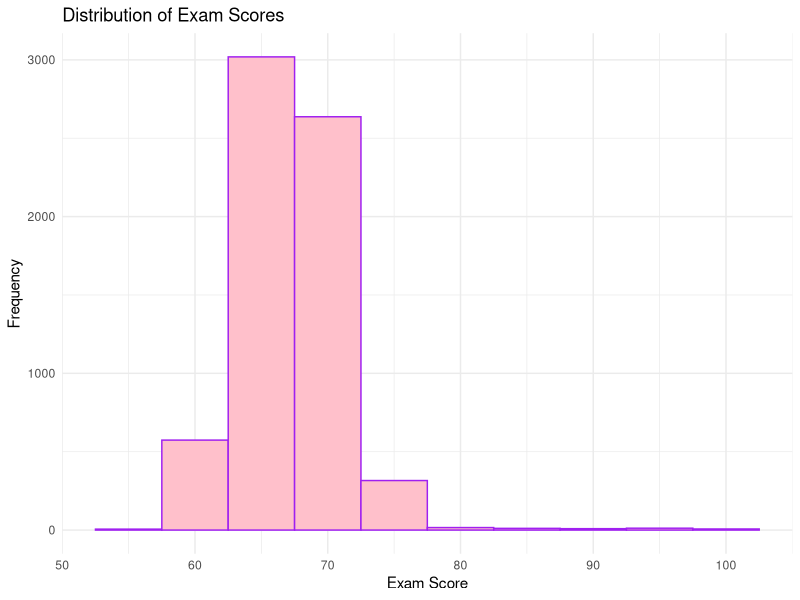
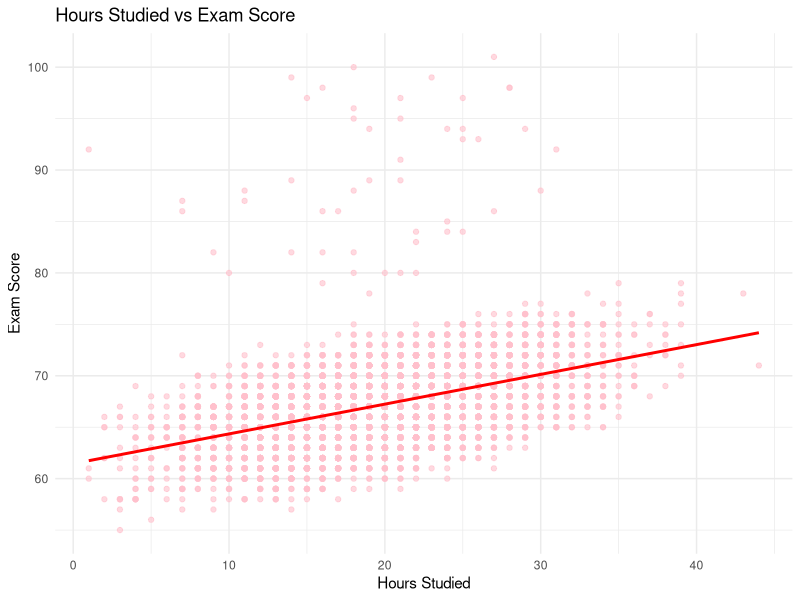
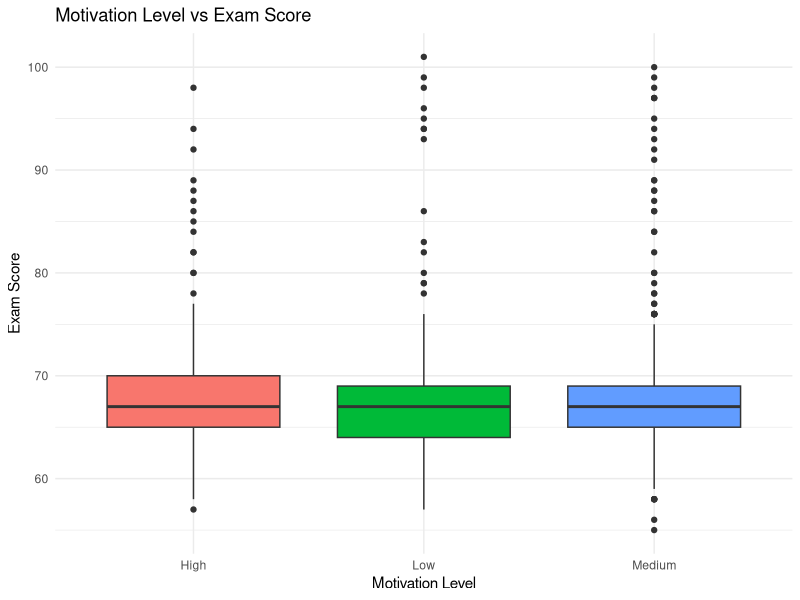
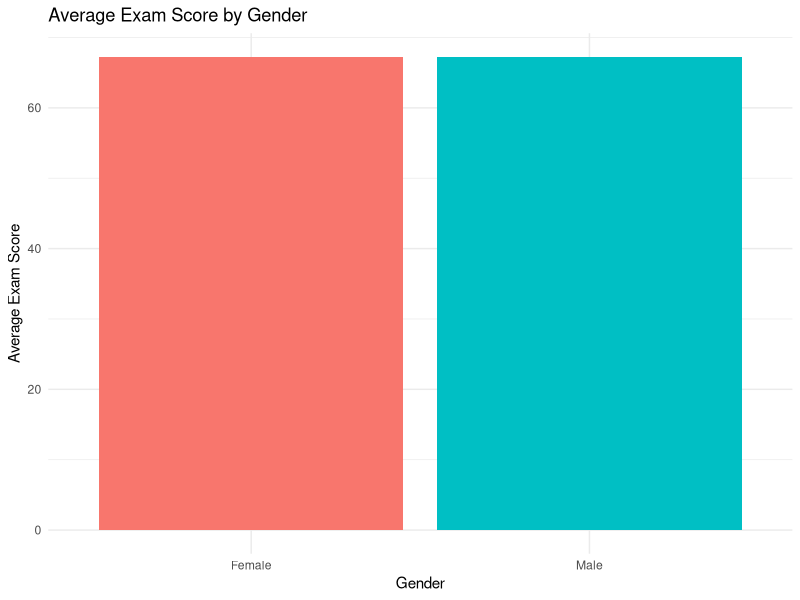
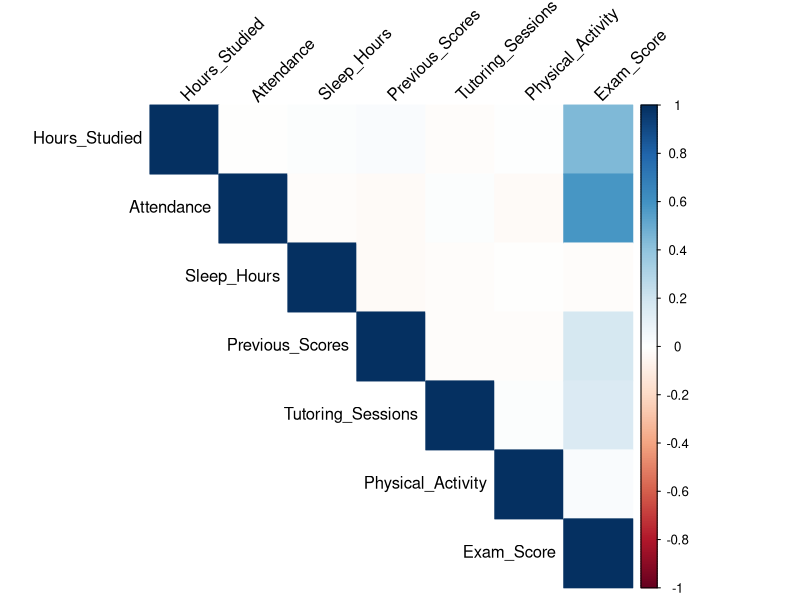

The R script that drew these images, in order:
install.packages(c("ggplot2", "dplyr", "readr", "corrplot"))

library(ggplot2)
library(dplyr)
library(readr)
library(corrplot)

data <- read.csv("StudentPerformanceFactors.csv")

#structure
str(data)

#columnName
colnames(data)

#summary
summary(data)

#missingvalue
colSums(is.na(data))

#visualizations
ggplot(data, aes(x = Exam_Score)) +
  geom_histogram(binwidth = 5, fill = "pink", color = "purple") +
  labs(title = "Distribution of Exam Scores",
       x = "Exam Score",
       y = "Frequency") +
  theme_minimal()

ggplot(data, aes(x = Hours_Studied, y = Exam_Score)) +
  geom_point(color = "pink", alpha = 0.6) +
  geom_smooth(method = "lm", se = FALSE, color = "red") +
  labs(title = "Hours Studied vs Exam Score",
       x = "Hours Studied",
       y = "Exam Score") +
  theme_minimal()

ggplot(data, aes(x = Motivation_Level, y = Exam_Score, fill = Motivation_Level)) +
  geom_boxplot() +
  labs(title = "Motivation Level vs Exam Score",
       x = "Motivation Level",
       y = "Exam Score") +
  theme_minimal() +
  theme(legend.position = "none")

data %>%
  group_by(Gender) %>%
  summarise(Average_Score = mean(Exam_Score, na.rm = TRUE)) %>%
  ggplot(aes(x = Gender, y = Average_Score, fill = Gender)) +
  geom_bar(stat = "identity") +
  labs(title = "Average Exam Score by Gender",
       x = "Gender",
       y = "Average Exam Score") +
  theme_minimal() +
  theme(legend.position = "none")

# Select only numeric columns
numeric_data <- data %>%
  select(where(is.numeric))

# Compute correlation matrix
cor_matrix <- cor(numeric_data, use = "complete.obs")

# Plot heatmap
corrplot(cor_matrix, method = "color", type = "upper",
         tl.col = "black", tl.srt = 45)


